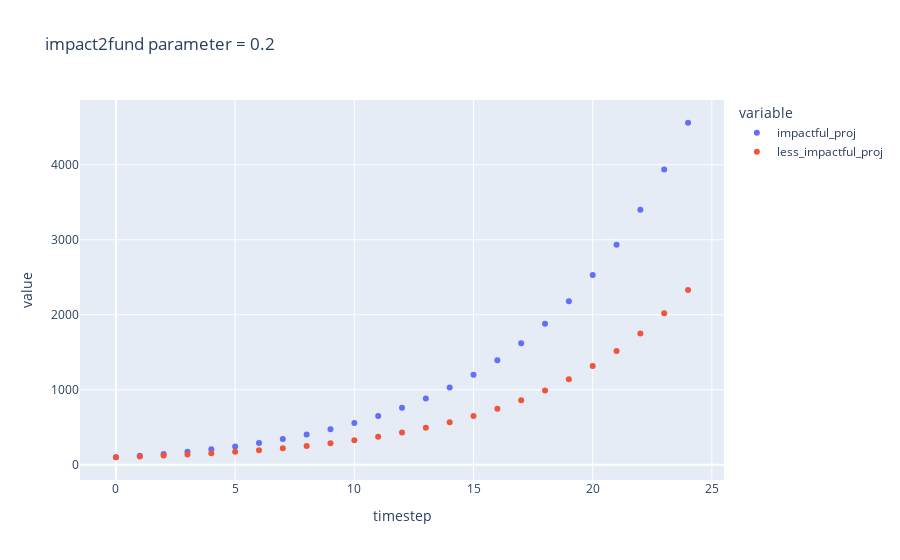

The notebook cell saved with this chart:
### Code cell
fig_df = df.query('impactful_proj2fund==0.2')

fig = px.scatter(
    fig_df,
    x=fig_df.timestep,
    y=[fig_df.impactful_proj,fig_df.less_impactful_proj],
    #color=fig_df.co2_annual_emissions.astype(str),
    opacity=1,
    title='impact2fund parameter = 0.2'
    #trendline="lowess",
    #labels={'color': 'Yearly CO2 emissions (Gt)'}
)

fig.show()

### Figure 1 — Plotly figure (JSON) as saved in the notebook; plotly's stock layout.template omitted (floating-point values rounded to 4 significant figures)
{"data": [{"hovertemplate": "variable=impactful_proj<br>timestep=%{x}<br>value=%{y}<extra></extra>", "legendgroup": "impactful_proj", "marker": {"color": "#636efa", "opacity": 1, "symbol": "circle"}, "mode": "markers", "name": "impactful_proj", "orientation": "v", "showlegend": true, "type": "scatter", "x": [0, 1, 2, 3, 4, 5, 6, 7, 8, 9, 10, 11, 12, 13, 14, 15, 16, 17, 18, 19, 20, 21, 22, 23, 24], "xaxis": "x", "y": [100, 120, 144, 172.4, 205.7, 244.6, 289.8, 342.3, 403.1, 473.6, 555.1, 649.4, 758.5, 884.7, 1031.0, 1199.0, 1394.0, 1620.0, 1880.0, 2182.0, 2530.0, 2933.0, 3399.0, 3938.0, 4561.0], "yaxis": "y"}, {"hovertemplate": "variable=less_impactful_proj<br>timestep=%{x}<br>value=%{y}<extra></extra>", "legendgroup": "less_impactful_proj", "marker": {"color": "#EF553B", "opacity": 1, "symbol": "circle"}, "mode": "markers", "name": "less_impactful_proj", "orientation": "v", "showlegend": true, "type": "scatter", "x": [0, 1, 2, 3, 4, 5, 6, 7, 8, 9, 10, 11, 12, 13, 14, 15, 16, 17, 18, 19, 20, 21, 22, 23, 24], "xaxis": "x", "y": [100, 110, 122, 136.2, 152.9, 172.3, 194.9, 221.2, 251.6, 286.8, 327.6, 374.7, 429.3, 492.3, 565.3, 649.6, 747.1, 859.9, 990.2, 1141.0, 1315.0, 1517.0, 1750.0, 2019.0, 2330.0], "yaxis": "y"}], "layout": {"legend": {"title": {"text": "variable"}, "tracegroupgap": 0}, "title": {"text": "impact2fund parameter = 0.2"}, "xaxis": {"anchor": "y", "domain": [0, 1], "title": {"text": "timestep"}}, "yaxis": {"anchor": "x", "domain": [0, 1], "title": {"text": "value"}}}}
